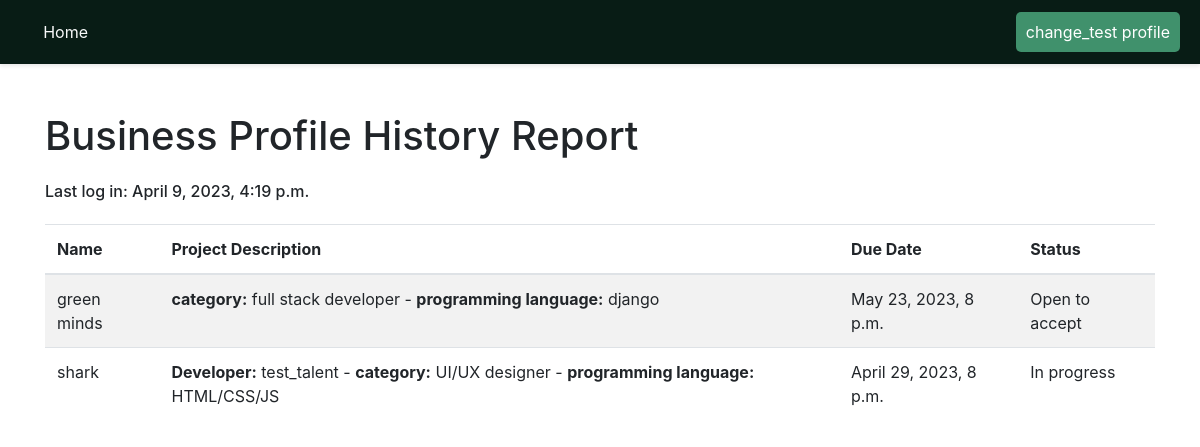
The page /business-report/3 on the database its author committed.
### jobs/models.py (models this page shows, shortened)
class Business(models.Model):
    owner = models.OneToOneField(User, on_delete=models.CASCADE) # delete the profile if the user deletes his/her account
    name = models.CharField(max_length=50)
    profile_pic = models.ImageField(upload_to='profiles/', blank=True)
    about = models.TextField(blank=True, null=True)

class Project(models.Model):
    CATEGORY = (
        ('full stack developer', 'full stack developer'),
        ('front-end developer', 'front-end developer'),
        ('back-end developer', 'back-end developer'),
        ('UI/UX designer', 'UI/UX designer'),
        ('database developer', 'database developer'),
        ('machine learning developer', 'machine learning developer')
    )
    PL = (
        ('python', 'python'),
        ('java', 'java'),
        ('matlab', 'matlab'),
        ('C++', 'C++'),
        ('django', 'django'),
        ('node js', 'node js'),
        ('HTML/CSS/JS', 'HTML/CSS/JS'),
        ('react', 'react'),
        ('angularJS', 'angularJS')
    )
    name = models.CharField(max_length=50)
    owner = models.ForeignKey(Business, on_delete=models.CASCADE)
    developer = models.ForeignKey(Freelancer, blank=True, null=True, on_delete=models.SET_NULL)
    category = models.CharField(max_length=200, null=True, choices=CATEGORY)
    programming_languages = models.CharField(max_length=200, null=True, choices=PL)
    is_complete = models.BooleanField(default=False)
    dateCreated = models.DateTimeField(default=timezone.now)
    due_date = models.DateTimeField()
    budjet = models.FloatField()

class Freelancer(models.Model):
    owner = models.OneToOneField(User, on_delete=models.CASCADE) # delete the profile if the user deletes his/her account
    name = models.CharField(max_length=50)
    profile_pic = models.ImageField(upload_to="profiles/", blank=True)
    joinedDate = models.DateTimeField(default=timezone.now)
    skills = models.TextField(blank=True, null=True)
    about = models.TextField(blank=True, null=True)

### accounts/models.py (models this page shows, shortened)
class CustomUser(AbstractUser):
    def get_freelancer(self):
        if(hasattr(self, 'freelancer')):
            return self.freelancer
        return None

### jobs/views.py (the view)
# urls.py: path('business-report/<int:pk>', business_report, name='business-report'),
def business_report(request, pk):
    business = Business.objects.get(id=pk)
    projects_id = []
    all_projects = Project.objects.all()
    for p in all_projects:
        if p.owner == business:
            projects_id.append(p.id)
    projects = Project.objects.filter(id__in=projects_id)
    context = {
        'business': business,
        'user': request.user,
        'projects': projects
    }
    return render(request, 'jobs/business_report.html', context) # remember to change

### jobs/templates/jobs/business_report.html (shortened to what this page needs)
{% load static %}
<!DOCTYPE html>
<html>
<head>
	<link rel="stylesheet" href="https://maxcdn.bootstrapcdn.com/bootstrap/4.5.2/css/bootstrap.min.css">
</head>
<body>
	<div class="header">
		<div style="padding-left: 2%;"><a class="text-light" href="{% url 'home' %}" style="text-decoration: none; color: aliceblue;">Home</a></div>
		{% if user.is_authenticated and user.get_business and user.id == business.id %}
			<div style="float: right;"><a class="fcc-btn" href="{% url 'profile' %}"> My profile</a></div>
		{% else %}
			<div style="float: right;"><a class="fcc-btn" href="{% url 'view-business-profile' business.id%}"> {{business.name}} profile</a></div>
		{% endif %}
	</div>
	<div class="container mt-5">
		<h1>Business Profile History Report</h1>
		<h6 style="margin-top: 2%; margin-bottom: 2%;"> Last log in: {{business.owner.last_login}}</h6>
		<table class="table table-striped">
			<thead>
				<tr>
					<th>Name</th>
					<th>Project Description</th>
					<th>Due Date</th>
					<th>Status</th>
				</tr>
			</thead>
			<tbody>
				{% for project in projects %}
					<tr>
						<td> {{ project.name }} </td>
						{% if project.developer %}
							<td> <strong>Developer:</strong> {{project.developer.name }} - <strong>category:</strong> {{ project.category }} - <strong>programming language:</strong> {{ project.programming_languages}}</td>
							<td> {{ project.due_date }} </td>
							{% if project.is_complete %}
								<td> Completed </td>
							{% else %}
								<td> In progress </td>
							{% endif %}
						{% else %}
							<td><strong>category:</strong> {{ project.category }} - <strong>programming language:</strong> {{ project.programming_languages}}</td>
							<td> {{ project.due_date }} </td>
							<td> Open to accept </td>
						{% endif %}
					</tr>
				{% endfor %}
			</tbody>
		</table>
	</div>
</body>
</html>

### jobs/templates/jobs/business_report.html (style rules this page uses)
.header { background-color: #081c15; color: #fff; padding: 20px; display: flex; align-items: center; justify-content: space-between; box-shadow: 0 2px 4px rgba(0, 0, 0, 0.1); height: 4%; }
.fcc-btn { background-color: #40916c; color: white; border: none; border-radius: 5px; cursor: pointer; text-decoration: none; padding: 10px; }

### rows shown on the page
Business: name "change_test", owner.last_login "April 9, 2023, 4:19 p.m."
Project: name "green minds", category "full stack developer", programming_languages "django", due_date "May 23, 2023, 8 p.m."
Project: name "shark", developer.name "test_talent", category "UI/UX designer", programming_languages "HTML/CSS/JS", due_date "April 29, 2023, 8 p.m.", is_complete "In progress"
